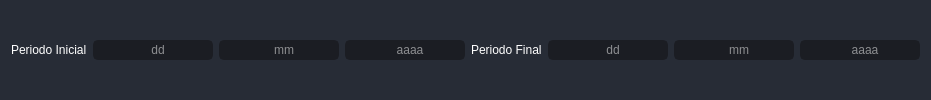
                    <widget class="QFrame" name="frame_3">
                     <property name="styleSheet">
                      <string notr="true">background-color: rgb(39, 44, 54);
border-radius: 5px;</string>
                     </property>
                     <property name="frameShape">
                      <enum>QFrame::StyledPanel</enum>
                     </property>
                     <property name="frameShadow">
                      <enum>QFrame::Raised</enum>
                     </property>
                     <layout class="QHBoxLayout" name="horizontalLayout_6">
                      <item>
                       <layout class="QHBoxLayout" name="horizontalLayout">
                        <item>
                         <widget class="QLabel" name="label_11">
                          <property name="styleSheet">
                           <string notr="true">font: 75 12pt &quot;MS Shell Dlg 2&quot;;
color: rgb(255, 255, 255);</string>
                          </property>
                          <property name="text">
                           <string>Periodo Inicial</string>
                          </property>
                         </widget>
                        </item>
                        <item>
                         <widget class="QLineEdit" name="line_inidia">
                          <property name="styleSheet">
                           <string notr="true">QLineEdit {
	background-color: rgb(27, 29, 35);
	border-radius: 5px;
	border: 2px solid rgb(27, 29, 35);
	padding-left: 10px;
	font: 75 12pt &quot;MS Shell Dlg 2&quot;;
	color: rgb(255, 255, 255);
}
QLineEdit:hover {
	border: 2px solid rgb(64, 71, 88);
}
QLineEdit:focus {
	border: 2px solid rgb(91, 101, 124);
}</string>
                          </property>
                          <property name="maxLength">
                           <number>2</number>
                          </property>
                          <property name="alignment">
                           <set>Qt::AlignCenter</set>
                          </property>
                          <property name="placeholderText">
                           <string>dd</string>
                          </property>
                         </widget>
                        </item>
                        <item>
                         <widget class="QLineEdit" name="line_inimes">
                          <property name="styleSheet">
                           <string notr="true">QLineEdit {
	background-color: rgb(27, 29, 35);
	border-radius: 5px;
	border: 2px solid rgb(27, 29, 35);
	padding-left: 10px;
	font: 75 12pt &quot;MS Shell Dlg 2&quot;;
	color: rgb(255, 255, 255);
}
QLineEdit:hover {
	border: 2px solid rgb(64, 71, 88);
}
QLineEdit:focus {
	border: 2px solid rgb(91, 101, 124);
}</string>
                          </property>
                          <property name="maxLength">
                           <number>2</number>
                          </property>
                          <property name="alignment">
                           <set>Qt::AlignCenter</set>
                          </property>
                          <property name="placeholderText">
                           <string>mm</string>
                          </property>
                         </widget>
                        </item>
                        <item>
                         <widget class="QLineEdit" name="line_inianio">
                          <property name="styleSheet">
                           <string notr="true">QLineEdit {
	background-color: rgb(27, 29, 35);
	border-radius: 5px;
	border: 2px solid rgb(27, 29, 35);
	padding-left: 10px;
	font: 75 12pt &quot;MS Shell Dlg 2&quot;;
	color: rgb(255, 255, 255);
}
QLineEdit:hover {
	border: 2px solid rgb(64, 71, 88);
}
QLineEdit:focus {
	border: 2px solid rgb(91, 101, 124);
}</string>
                          </property>
                          <property name="maxLength">
                           <number>4</number>
                          </property>
                          <property name="alignment">
                           <set>Qt::AlignCenter</set>
                          </property>
                          <property name="placeholderText">
                           <string>aaaa</string>
                          </property>
                         </widget>
                        </item>
                        <item>
                         <widget class="QLabel" name="label_12">
                          <property name="styleSheet">
                           <string notr="true">font: 75 12pt &quot;MS Shell Dlg 2&quot;;
color: rgb(255, 255, 255);</string>
                          </property>
                          <property name="text">
                           <string>Periodo Final</string>
                          </property>
                         </widget>
                        </item>
                        <item>
                         <widget class="QLineEdit" name="line_findia">
                          <property name="styleSheet">
                           <string notr="true">QLineEdit {
	background-color: rgb(27, 29, 35);
	border-radius: 5px;
	border: 2px solid rgb(27, 29, 35);
	padding-left: 10px;
	font: 75 12pt &quot;MS Shell Dlg 2&quot;;
	color: rgb(255, 255, 255);
}
QLineEdit:hover {
	border: 2px solid rgb(64, 71, 88);
}
QLineEdit:focus {
	border: 2px solid rgb(91, 101, 124);
}</string>
                          </property>
                          <property name="maxLength">
                           <number>2</number>
                          </property>
                          <property name="alignment">
                           <set>Qt::AlignCenter</set>
                          </property>
                          <property name="placeholderText">
                           <string>dd</string>
                          </property>
                         </widget>
                        </item>
                        <item>
                         <widget class="QLineEdit" name="line_finmes">
                          <property name="styleSheet">
                           <string notr="true">QLineEdit {
	background-color: rgb(27, 29, 35);
	border-radius: 5px;
	border: 2px solid rgb(27, 29, 35);
	padding-left: 10px;
	font: 75 12pt &quot;MS Shell Dlg 2&quot;;
	color: rgb(255, 255, 255);
}
QLineEdit:hover {
	border: 2px solid rgb(64, 71, 88);
}
QLineEdit:focus {
	border: 2px solid rgb(91, 101, 124);
}</string>
                          </property>
                          <property name="maxLength">
                           <number>2</number>
                          </property>
                          <property name="alignment">
                           <set>Qt::AlignCenter</set>
                          </property>
                          <property name="placeholderText">
                           <string>mm</string>
                          </property>
                         </widget>
                        </item>
                        <item>
                         <widget class="QLineEdit" name="line_finanio">
                          <property name="styleSheet">
                           <string notr="true">QLineEdit {
	background-color: rgb(27, 29, 35);
	border-radius: 5px;
	border: 2px solid rgb(27, 29, 35);
	padding-left: 10px;
	font: 75 12pt &quot;MS Shell Dlg 2&quot;;
	color: rgb(255, 255, 255);
}
QLineEdit:hover {
	border: 2px solid rgb(64, 71, 88);
}
QLineEdit:focus {
	border: 2px solid rgb(91, 101, 124);
}</string>
                          </property>
                          <property name="maxLength">
                           <number>4</number>
                          </property>
                          <property name="alignment">
                           <set>Qt::AlignCenter</set>
                          </property>
                          <property name="placeholderText">
                           <string>aaaa</string>
                          </property>
                         </widget>
                        </item>
                       </layout>
                      </item>
                     </layout>
                    </widget>
